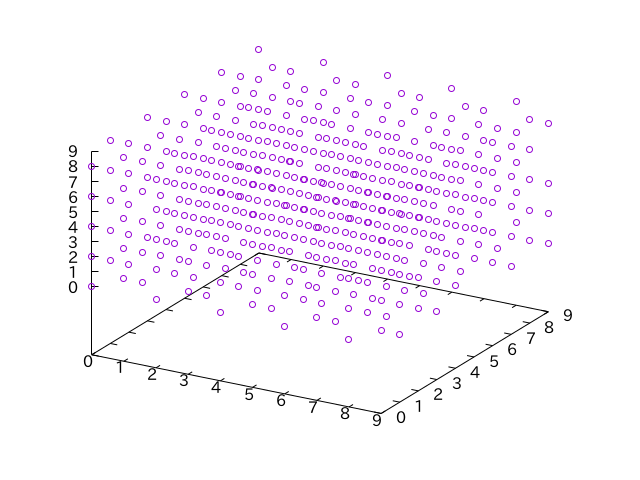

Here is the gnuplot script that generated this plot:
set term pngcairo
set output "atoms_defect.png"
unset key
splot "atoms_defect.dat" pt 6
